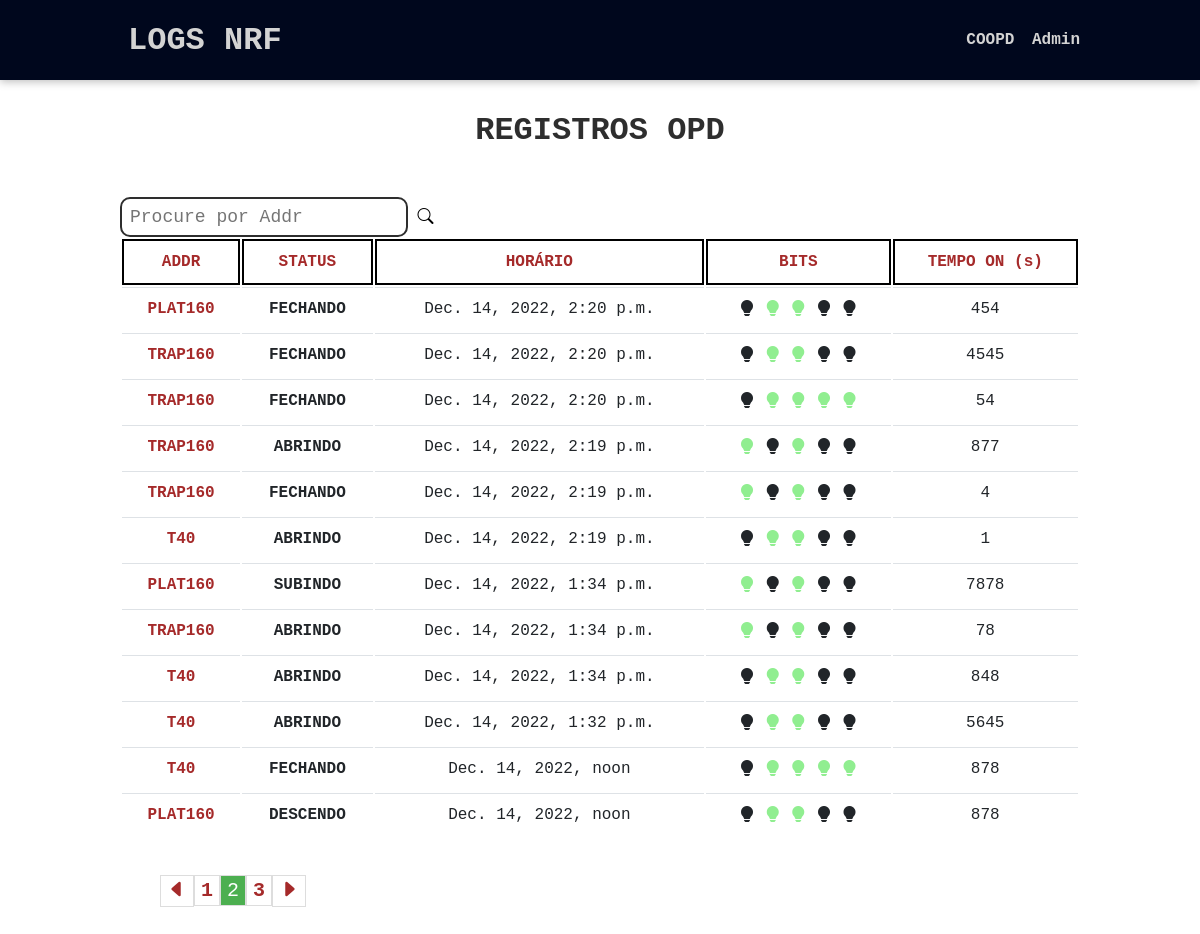
Screenshot of /?page=2 with the database file from the repository.
### controle_opd/models.py (models this page shows, shortened)
class ReportModel(models.Model):
    addr = models.ForeignKey(DispModel, on_delete=models.CASCADE, related_name="reports")
    status = models.CharField(max_length=100)
    bits = models.CharField(max_length=50)
    horario = models.DateTimeField()
    timestamp = models.IntegerField()

class DispModel(models.Model):
    addr = models.CharField(max_length=100, unique=True)
    local = models.CharField(max_length=100)
    funcao = models.CharField(max_length=400)
    nome = models.CharField(max_length=100)
    def __str__(self):
        return self.addr

### controle_opd/views.py (the view)
# urls.py: path("", view=views.IndexView.as_view(), name="index"),
class IndexView(ListView):
    template_name = 'controle_opd/index.html'
    model = ReportModel
    ordering = ["-horario"]
    context_object_name = "records"
    paginate_by = 12
    def get_queryset(self):
        queryset = super().get_queryset()
        data = queryset
        return data

### controle_opd/templates/controle_opd/index.html (shortened to what this page needs)
{% extends 'base.html' %}
{% load static %}
{% block css_files %}
<link rel="stylesheet" href="{% static 'index.css' %}" />
<link rel="stylesheet" href="{% static 'records.css' %}"/>
{% endblock css_files %}
{% block content %}
<section id="registers">
    <h2>REGISTROS OPD</h2>
    <div class="table-responsive">
        <input type="text" id="search_addr" onkeyup="filter_func()" placeholder="Procure por Addr">
        <label for="search_addr"><i class="bi bi-search"></i></label>
        <table class="table" id="table_log">
            {% include "controle_opd/partials/table.html" %}
        </table>
    </div>
    {% include "controle_opd/partials/pagination.html" %}
</section>
{% endblock content %}

### controle_opd/templates/controle_opd/partials/table.html (shortened to what this page needs)
<thead style="color: brown;">
    <tr>
        <th>ADDR</th>
        <th>STATUS</th>
        <th>HORÁRIO</th>
        <th>BITS</th>
        <th>TEMPO ON (s)</th>
    </tr>
</thead>
<tbody>
    {% for rec in records %}
    <tr>
        <td><a href="{% url 'single-addr' rec.addr %}">{{ rec.addr }}</a></td>
        <td><b>{{ rec.status }}</b></td>
        <td>{{ rec.horario }}</td>
        <td>{% for bit in rec.bits %}
            {% if bit == '0' %}<i class="bi bi-lightbulb-fill"></i>
            {% elif bit == '1' %}<i class="bi bi-lightbulb-fill" style="color: lightgreen"></i>
            {% endif %}
            {% endfor %}</td>
        <td>{{ rec.timestamp }}</td>
    </tr>
    {% endfor %}
</tbody>

### static/app.css (style rules this page uses)
* { box-sizing: border-box; }
html { font-family:'Courier New', Courier, monospace; }
body { margin: 0; }
h1, h2, h3 { font-family: 'Courier New', Courier; font-weight: bold; }

### controle_opd/static/index.css (style rules this page uses)
#registers { margin: 7rem auto; width: 90%; max-width: 60rem; }
#registers h2 { text-align: center; font-size: 2rem; color: #2e2e2e; margin: 3rem 0; }
#registers a { color: brown; font-weight: bold; text-decoration: none; }
input { border: 2px solid #2e2e2e; border-radius: 10px; height: 2.5rem; padding-left: 0.5rem; width: 30%; font-family: 'Courier New', Courier; font-size: 18px; }

### controle_opd/static/records.css (style rules this page uses)
.table-responsive { display:block; width:100%; overflow-x:auto; -webkit-overflow-scrolling:touch; }
.table { width:100%; margin-bottom:1rem; color:#212529; background-color:transparent }
.table td, .table th { padding:.75rem; vertical-align:top; border-top:1px solid #dee2e6; text-align: center; }
.table thead th { vertical-align:bottom; border:2px solid #000000 }

### rows the page displays
ReportModel: addr "PLAT160", status "FECHANDO", horario "Dec. 14, 2022, 2:20 p.m.", timestamp "454"
ReportModel: addr "TRAP160", status "FECHANDO", horario "Dec. 14, 2022, 2:20 p.m.", timestamp "4545"
ReportModel: addr "TRAP160", status "FECHANDO", horario "Dec. 14, 2022, 2:20 p.m.", bits "0 1 1 1 1" (drawn), timestamp "54"
ReportModel: addr "TRAP160", status "ABRINDO", horario "Dec. 14, 2022, 2:19 p.m.", timestamp "877"
ReportModel: addr "TRAP160", status "FECHANDO", horario "Dec. 14, 2022, 2:19 p.m.", timestamp "4"
ReportModel: addr "T40", status "ABRINDO", horario "Dec. 14, 2022, 2:19 p.m.", timestamp "1"
ReportModel: addr "PLAT160", status "SUBINDO", horario "Dec. 14, 2022, 1:34 p.m.", timestamp "7878"
ReportModel: addr "TRAP160", status "ABRINDO", horario "Dec. 14, 2022, 1:34 p.m.", timestamp "78"
ReportModel: addr "T40", status "ABRINDO", horario "Dec. 14, 2022, 1:34 p.m.", timestamp "848"
ReportModel: addr "T40", status "ABRINDO", horario "Dec. 14, 2022, 1:32 p.m.", timestamp "5645"
ReportModel: addr "T40", status "FECHANDO", horario "Dec. 14, 2022, noon", bits "0 1 1 1 1" (drawn), timestamp "878"
ReportModel: addr "PLAT160", status "DESCENDO", horario "Dec. 14, 2022, noon", timestamp "878"

### other values shown
{{ i }} "1" "3"
{{ i }} "2"
